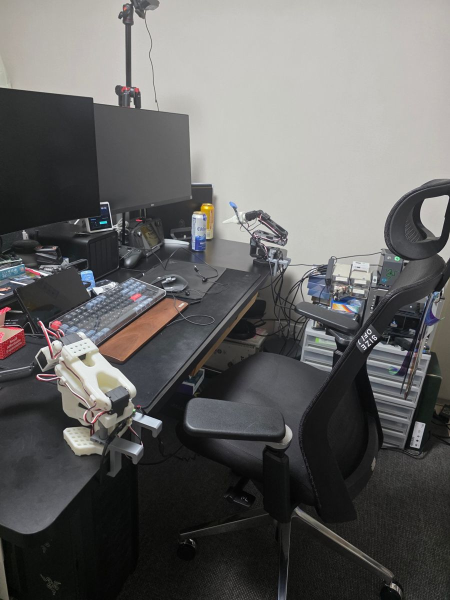
#> input picture dashboard/setup/setup_photo.jpg, 900 x 1200 px, given in place of the camera (shown at 1/2 size)
$ python so101_coaster_check.py
#> lines starting #> are read from the running program, lines starting #| are printed output that depends on the picture
"""세션 시작 전 컵받침·카메라 위치 점검 (`docs/success_criterion.md` §3). 컵받침을 비우고(캔 없음) 실행한다.
빈 컵받침 원을 검출해 잠금 좌표 (395, 377) r 35와 비교한다. 중심 ±3px, 반지름 ±2px 안이면 PASS. 벗어나면 그 세션은 trial을 하지 않는다."""
import subprocess, cv2, numpy as np
REF = (395.0, 377.0, 35.0)
subprocess.run(["/usr/local/bin/so101-cam-lock", "/dev/so101_cam_top"], capture_output=True)
#> (this line was passed over: subprocess is not available in this run)
cap = cv2.VideoCapture("/dev/so101_cam_top", cv2.CAP_V4L2)
cap.set(cv2.CAP_PROP_FOURCC, cv2.VideoWriter_fourcc(*"MJPG")); cap.set(3, 640); cap.set(4, 480)
fr = [cap.read()[1] for _ in range(20)][-5:]; cap.release()
#> after `fr = [cap.read()[1] for _ in range(20)][-5:]`: fr = 5 items
found = []
for f in fr:
    g = cv2.medianBlur(cv2.cvtColor(f, cv2.COLOR_BGR2GRAY), 5)
    cs = cv2.HoughCircles(g, cv2.HOUGH_GRADIENT, dp=1.2, minDist=40, param1=100, param2=30, minRadius=25, maxRadius=60)
    if cs is not None:
        best = min(cs[0], key=lambda c: np.hypot(c[0] - REF[0], c[1] - REF[1]))
        if np.hypot(best[0] - REF[0], best[1] - REF[1]) < 40: found.append(best)
#> this loop made 5 passes
#> pass 1, `g = cv2.medianBlur(cv2.cvtColor(f, cv2.COLOR_BGR2GRAY), 5)`:
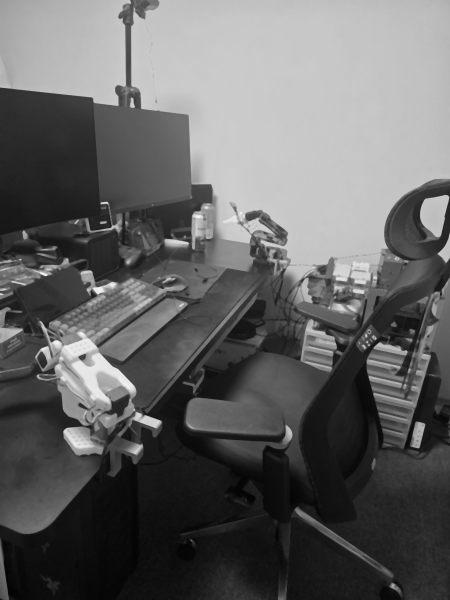
#> g: shape (1200, 900) (shown at 1/2 size); min 2, max 248, mean 99.8
#> after the loop, found = []
if not found:
#> (the run stopped early here; a loop or call above may not have finished)

$ run again, on dashboard/setup/fail_nopad.jpg
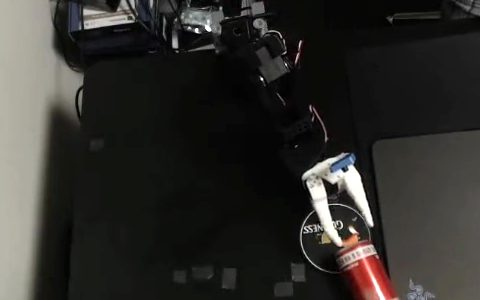
#> input picture dashboard/setup/fail_nopad.jpg, 480 x 300 px, given in place of the camera
#> fr = 5 items
#> the loop `for f in fr:` made 5 passes
#> pass 1, `g = cv2.medianBlur(cv2.cvtColor(f, cv2.COLOR_BGR2GRAY), 5)`:
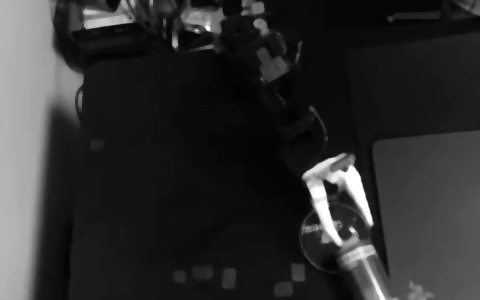
#> g: shape (300, 480); min 2, max 255, mean 46.2
#> after the loop `for f in fr:`: found = []

$ run again, on dashboard/setup/fail_shift.jpg
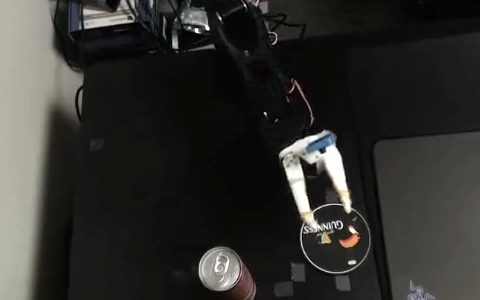
#> input picture dashboard/setup/fail_shift.jpg, 480 x 300 px, given in place of the camera
#> fr = 5 items
#> the loop `for f in fr:` made 5 passes
#> pass 1, `g = cv2.medianBlur(cv2.cvtColor(f, cv2.COLOR_BGR2GRAY), 5)`:
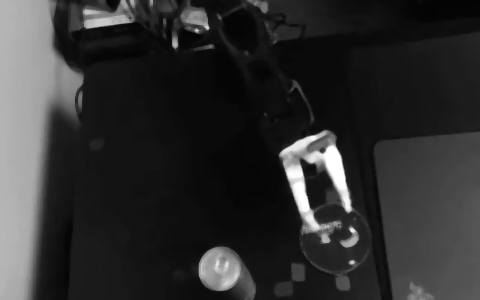
#> g: shape (300, 480); min 3, max 255, mean 47.1
#> after the loop `for f in fr:`: found = []

$ run again, on dashboard/setup/fail_wrist.jpg
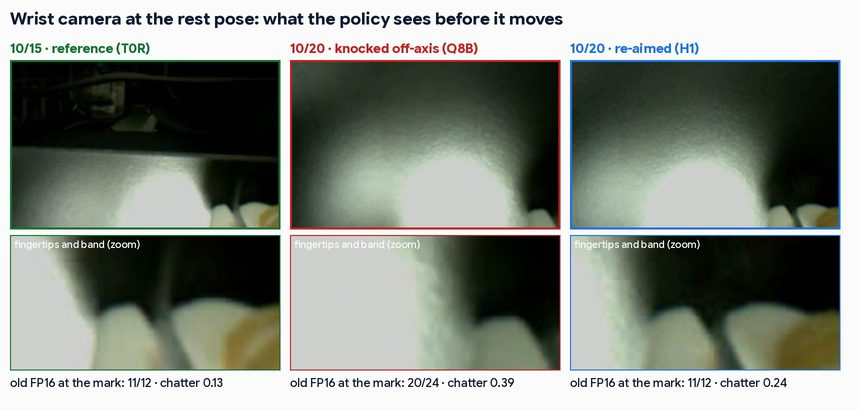
#> input picture dashboard/setup/fail_wrist.jpg, 860 x 410 px, given in place of the camera
#> fr = 5 items
#> the loop `for f in fr:` made 5 passes
#> pass 1, `g = cv2.medianBlur(cv2.cvtColor(f, cv2.COLOR_BGR2GRAY), 5)`:
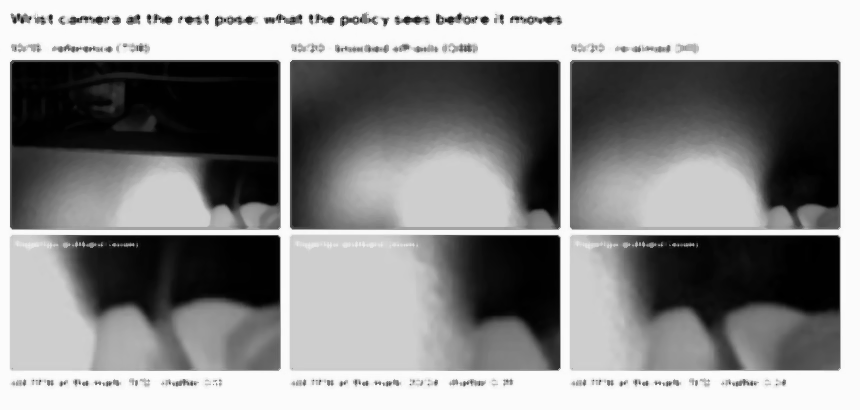
#> g: shape (410, 860); min 0, max 254, mean 138.3
#> after the loop `for f in fr:`: found = []
